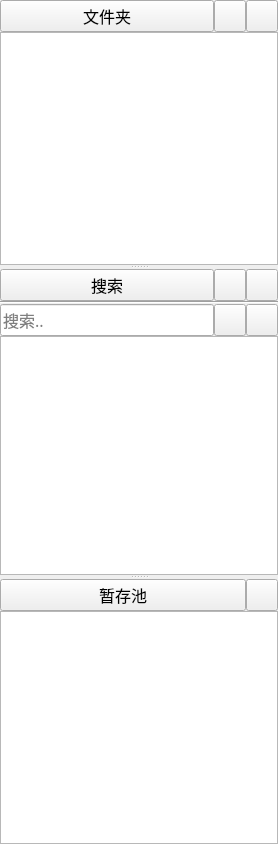
<?xml version="1.0" encoding="UTF-8"?>
<ui version="4.0">
    <class>FileManager</class>
    <widget class="QMainWindow" name="FileManager">
        <property name="geometry">
            <rect>
                <x>0</x>
                <y>0</y>
                <width>278</width>
                <height>844</height>
            </rect>
        </property>
        <property name="windowTitle">
            <string>MainWindow</string>
        </property>
        <widget class="QWidget" name="centralwidget">
            <layout class="QVBoxLayout" name="fileManagerLayout">
                <property name="spacing">
                    <number>0</number>
                </property>
                <property name="leftMargin">
                    <number>0</number>
                </property>
                <property name="topMargin">
                    <number>0</number>
                </property>
                <property name="rightMargin">
                    <number>0</number>
                </property>
                <property name="bottomMargin">
                    <number>0</number>
                </property>
                <item>
                    <widget class="QSplitter" name="splitter">
                        <property name="orientation">
                            <enum>Qt::Vertical</enum>
                        </property>
                        <widget class="RxAnimatedWidget" name="fileExplorer" native="true">
                            <property name="sizePolicy">
                                <sizepolicy hsizetype="Preferred" vsizetype="Minimum">
                                    <horstretch>0</horstretch>
                                    <verstretch>0</verstretch>
                                </sizepolicy>
                            </property>
                            <layout class="QVBoxLayout" name="fileExplorerLayout">
                                <property name="spacing">
                                    <number>0</number>
                                </property>
                                <property name="leftMargin">
                                    <number>0</number>
                                </property>
                                <property name="topMargin">
                                    <number>0</number>
                                </property>
                                <property name="rightMargin">
                                    <number>0</number>
                                </property>
                                <property name="bottomMargin">
                                    <number>0</number>
                                </property>
                                <item>
                                    <widget class="QWidget" name="fileExplorerTitleBar" native="true">
                                        <property name="minimumSize">
                                            <size>
                                                <width>0</width>
                                                <height>32</height>
                                            </size>
                                        </property>
                                        <property name="maximumSize">
                                            <size>
                                                <width>16777215</width>
                                                <height>32</height>
                                            </size>
                                        </property>
                                        <layout class="QHBoxLayout" name="fileExplorerTitleBarLayout">
                                            <property name="spacing">
                                                <number>0</number>
                                            </property>
                                            <property name="leftMargin">
                                                <number>0</number>
                                            </property>
                                            <property name="topMargin">
                                                <number>0</number>
                                            </property>
                                            <property name="rightMargin">
                                                <number>0</number>
                                            </property>
                                            <property name="bottomMargin">
                                                <number>0</number>
                                            </property>
                                            <item>
                                                <widget class="QPushButton" name="folderButton">
                                                    <property name="minimumSize">
                                                        <size>
                                                            <width>0</width>
                                                            <height>32</height>
                                                        </size>
                                                    </property>
                                                    <property name="maximumSize">
                                                        <size>
                                                            <width>16777215</width>
                                                            <height>32</height>
                                                        </size>
                                                    </property>
                                                    <property name="font">
                                                        <font>
                                                            <family>文泉驿等宽微米黑</family>
                                                            <pointsize>12</pointsize>
                                                        </font>
                                                    </property>
                                                    <property name="text">
                                                        <string>文件夹</string>
                                                    </property>
                                                </widget>
                                            </item>
                                            <item>
                                                <widget class="QPushButton" name="addFileButton">
                                                    <property name="minimumSize">
                                                        <size>
                                                            <width>32</width>
                                                            <height>32</height>
                                                        </size>
                                                    </property>
                                                    <property name="maximumSize">
                                                        <size>
                                                            <width>32</width>
                                                            <height>32</height>
                                                        </size>
                                                    </property>
                                                    <property name="text">
                                                        <string/>
                                                    </property>
                                                    <property name="icon">
                                                        <iconset resource="../../resources/app.qrc">
                                                            <normaloff>:/assets/new_file.svg</normaloff>
                                                            :/assets/new_file.svg
                                                        </iconset>
                                                    </property>
                                                </widget>
                                            </item>
                                            <item>
                                                <widget class="QPushButton" name="addFolderButton">
                                                    <property name="minimumSize">
                                                        <size>
                                                            <width>32</width>
                                                            <height>32</height>
                                                        </size>
                                                    </property>
                                                    <property name="maximumSize">
                                                        <size>
                                                            <width>32</width>
                                                            <height>32</height>
                                                        </size>
                                                    </property>
                                                    <property name="text">
                                                        <string/>
                                                    </property>
                                                    <property name="icon">
                                                        <iconset resource="../../resources/app.qrc">
                                                            <normaloff>:/assets/new_folder.svg</normaloff>
                                                            :/assets/new_folder.svg
                                                        </iconset>
                                                    </property>
                                                </widget>
                                            </item>
                                        </layout>
                                    </widget>
                                </item>
                                <item>
                                    <widget class="QTreeView" name="fileExplorerBox"/>
                                </item>
                            </layout>
                        </widget>
                        <widget class="QWidget" name="search" native="true">
                            <layout class="QVBoxLayout" name="searchLayout">
                                <property name="spacing">
                                    <number>0</number>
                                </property>
                                <property name="leftMargin">
                                    <number>0</number>
                                </property>
                                <property name="topMargin">
                                    <number>0</number>
                                </property>
                                <property name="rightMargin">
                                    <number>0</number>
                                </property>
                                <property name="bottomMargin">
                                    <number>0</number>
                                </property>
                                <item>
                                    <widget class="QWidget" name="searchTitleBar" native="true">
                                        <property name="minimumSize">
                                            <size>
                                                <width>0</width>
                                                <height>32</height>
                                            </size>
                                        </property>
                                        <property name="maximumSize">
                                            <size>
                                                <width>16777215</width>
                                                <height>32</height>
                                            </size>
                                        </property>
                                        <layout class="QHBoxLayout" name="searchTitleBarLayout">
                                            <property name="spacing">
                                                <number>0</number>
                                            </property>
                                            <property name="leftMargin">
                                                <number>0</number>
                                            </property>
                                            <property name="topMargin">
                                                <number>0</number>
                                            </property>
                                            <property name="rightMargin">
                                                <number>0</number>
                                            </property>
                                            <property name="bottomMargin">
                                                <number>0</number>
                                            </property>
                                            <item>
                                                <widget class="QPushButton" name="searchAreaButton">
                                                    <property name="minimumSize">
                                                        <size>
                                                            <width>0</width>
                                                            <height>32</height>
                                                        </size>
                                                    </property>
                                                    <property name="maximumSize">
                                                        <size>
                                                            <width>16777215</width>
                                                            <height>32</height>
                                                        </size>
                                                    </property>
                                                    <property name="font">
                                                        <font>
                                                            <family>文泉驿等宽微米黑</family>
                                                            <pointsize>12</pointsize>
                                                        </font>
                                                    </property>
                                                    <property name="text">
                                                        <string>搜索</string>
                                                    </property>
                                                </widget>
                                            </item>
                                            <item>
                                                <widget class="QPushButton" name="reloadSearchButton">
                                                    <property name="minimumSize">
                                                        <size>
                                                            <width>32</width>
                                                            <height>32</height>
                                                        </size>
                                                    </property>
                                                    <property name="maximumSize">
                                                        <size>
                                                            <width>32</width>
                                                            <height>32</height>
                                                        </size>
                                                    </property>
                                                    <property name="text">
                                                        <string/>
                                                    </property>
                                                    <property name="icon">
                                                        <iconset resource="../../resources/app.qrc">
                                                            <normaloff>:/assets/reload.svg</normaloff>
                                                            :/assets/reload.svg
                                                        </iconset>
                                                    </property>
                                                    <property name="iconSize">
                                                        <size>
                                                            <width>16</width>
                                                            <height>16</height>
                                                        </size>
                                                    </property>
                                                </widget>
                                            </item>
                                            <item>
                                                <widget class="QPushButton" name="clearSearchButton">
                                                    <property name="minimumSize">
                                                        <size>
                                                            <width>32</width>
                                                            <height>32</height>
                                                        </size>
                                                    </property>
                                                    <property name="maximumSize">
                                                        <size>
                                                            <width>32</width>
                                                            <height>32</height>
                                                        </size>
                                                    </property>
                                                    <property name="text">
                                                        <string/>
                                                    </property>
                                                    <property name="icon">
                                                        <iconset resource="../../resources/app.qrc">
                                                            <normaloff>:/assets/delete.svg</normaloff>
                                                            :/assets/delete.svg
                                                        </iconset>
                                                    </property>
                                                </widget>
                                            </item>
                                        </layout>
                                    </widget>
                                </item>
                                <item>
                                    <widget class="RxAnimatedWidget" name="searchAreaWidget" native="true">
                                        <property name="sizePolicy">
                                            <sizepolicy hsizetype="Preferred" vsizetype="Minimum">
                                                <horstretch>0</horstretch>
                                                <verstretch>0</verstretch>
                                            </sizepolicy>
                                        </property>
                                        <layout class="QVBoxLayout" name="searchAreaLayout">
                                            <property name="spacing">
                                                <number>0</number>
                                            </property>
                                            <property name="leftMargin">
                                                <number>0</number>
                                            </property>
                                            <property name="topMargin">
                                                <number>0</number>
                                            </property>
                                            <property name="rightMargin">
                                                <number>0</number>
                                            </property>
                                            <property name="bottomMargin">
                                                <number>0</number>
                                            </property>
                                            <item>
                                                <widget class="Line" name="line">
                                                    <property name="orientation">
                                                        <enum>Qt::Horizontal</enum>
                                                    </property>
                                                </widget>
                                            </item>
                                            <item>
                                                <widget class="QWidget" name="searchBar" native="true">
                                                    <property name="minimumSize">
                                                        <size>
                                                            <width>0</width>
                                                            <height>32</height>
                                                        </size>
                                                    </property>
                                                    <property name="maximumSize">
                                                        <size>
                                                            <width>16777215</width>
                                                            <height>32</height>
                                                        </size>
                                                    </property>
                                                    <layout class="QHBoxLayout" name="horizontalLayout">
                                                        <property name="spacing">
                                                            <number>0</number>
                                                        </property>
                                                        <property name="leftMargin">
                                                            <number>0</number>
                                                        </property>
                                                        <property name="topMargin">
                                                            <number>0</number>
                                                        </property>
                                                        <property name="rightMargin">
                                                            <number>0</number>
                                                        </property>
                                                        <property name="bottomMargin">
                                                            <number>0</number>
                                                        </property>
                                                        <item>
                                                            <widget class="QLineEdit" name="searchBox">
                                                                <property name="minimumSize">
                                                                    <size>
                                                                        <width>0</width>
                                                                        <height>32</height>
                                                                    </size>
                                                                </property>
                                                                <property name="maximumSize">
                                                                    <size>
                                                                        <width>16777215</width>
                                                                        <height>32</height>
                                                                    </size>
                                                                </property>
                                                                <property name="font">
                                                                    <font>
                                                                        <family>文泉驿等宽微米黑</family>
                                                                        <pointsize>12</pointsize>
                                                                    </font>
                                                                </property>
                                                                <property name="placeholderText">
                                                                    <string>搜索..</string>
                                                                </property>
                                                            </widget>
                                                        </item>
                                                        <item>
                                                            <widget class="QPushButton" name="RegexButton">
                                                                <property name="minimumSize">
                                                                    <size>
                                                                        <width>32</width>
                                                                        <height>32</height>
                                                                    </size>
                                                                </property>
                                                                <property name="maximumSize">
                                                                    <size>
                                                                        <width>32</width>
                                                                        <height>32</height>
                                                                    </size>
                                                                </property>
                                                                <property name="font">
                                                                    <font>
                                                                        <family>文泉驿等宽微米黑</family>
                                                                        <pointsize>12</pointsize>
                                                                    </font>
                                                                </property>
                                                                <property name="text">
                                                                    <string/>
                                                                </property>
                                                                <property name="icon">
                                                                    <iconset resource="../../resources/app.qrc">
                                                                        <normaloff>:/assets/regex.svg</normaloff>
                                                                        :/assets/regex.svg
                                                                    </iconset>
                                                                </property>
                                                            </widget>
                                                        </item>
                                                        <item>
                                                            <widget class="QPushButton" name="CaseSensitiveButton">
                                                                <property name="minimumSize">
                                                                    <size>
                                                                        <width>32</width>
                                                                        <height>32</height>
                                                                    </size>
                                                                </property>
                                                                <property name="maximumSize">
                                                                    <size>
                                                                        <width>32</width>
                                                                        <height>32</height>
                                                                    </size>
                                                                </property>
                                                                <property name="text">
                                                                    <string/>
                                                                </property>
                                                                <property name="icon">
                                                                    <iconset resource="../../resources/app.qrc">
                                                                        <normaloff>
                                                                            :/assets/casesensitive.svg</normaloff>
                                                                        :/assets/casesensitive.svg
                                                                    </iconset>
                                                                </property>
                                                            </widget>
                                                        </item>
                                                    </layout>
                                                </widget>
                                            </item>
                                            <item>
                                                <widget class="QListWidget" name="searchResultList">
                                                    <property name="sizePolicy">
                                                        <sizepolicy hsizetype="Expanding" vsizetype="Minimum">
                                                            <horstretch>0</horstretch>
                                                            <verstretch>0</verstretch>
                                                        </sizepolicy>
                                                    </property>
                                                </widget>
                                            </item>
                                        </layout>
                                    </widget>
                                </item>
                            </layout>
                        </widget>
                        <widget class="QWidget" name="tempStack" native="true">
                            <layout class="QVBoxLayout" name="verticalLayout_2">
                                <property name="spacing">
                                    <number>0</number>
                                </property>
                                <property name="leftMargin">
                                    <number>0</number>
                                </property>
                                <property name="topMargin">
                                    <number>0</number>
                                </property>
                                <property name="rightMargin">
                                    <number>0</number>
                                </property>
                                <property name="bottomMargin">
                                    <number>0</number>
                                </property>
                                <item>
                                    <widget class="QWidget" name="tempStackTitleBar" native="true">
                                        <property name="minimumSize">
                                            <size>
                                                <width>0</width>
                                                <height>32</height>
                                            </size>
                                        </property>
                                        <property name="maximumSize">
                                            <size>
                                                <width>16777215</width>
                                                <height>32</height>
                                            </size>
                                        </property>
                                        <layout class="QHBoxLayout" name="tempStackTitleBarLayout">
                                            <property name="spacing">
                                                <number>0</number>
                                            </property>
                                            <property name="leftMargin">
                                                <number>0</number>
                                            </property>
                                            <property name="topMargin">
                                                <number>0</number>
                                            </property>
                                            <property name="rightMargin">
                                                <number>0</number>
                                            </property>
                                            <property name="bottomMargin">
                                                <number>0</number>
                                            </property>
                                            <item>
                                                <widget class="QPushButton" name="tempStackButton">
                                                    <property name="minimumSize">
                                                        <size>
                                                            <width>0</width>
                                                            <height>32</height>
                                                        </size>
                                                    </property>
                                                    <property name="maximumSize">
                                                        <size>
                                                            <width>16777215</width>
                                                            <height>32</height>
                                                        </size>
                                                    </property>
                                                    <property name="font">
                                                        <font>
                                                            <family>文泉驿等宽微米黑</family>
                                                            <pointsize>12</pointsize>
                                                        </font>
                                                    </property>
                                                    <property name="text">
                                                        <string>暂存池</string>
                                                    </property>
                                                    <property name="flat">
                                                        <bool>false</bool>
                                                    </property>
                                                </widget>
                                            </item>
                                            <item>
                                                <widget class="QPushButton" name="newTempDataButton">
                                                    <property name="minimumSize">
                                                        <size>
                                                            <width>32</width>
                                                            <height>32</height>
                                                        </size>
                                                    </property>
                                                    <property name="maximumSize">
                                                        <size>
                                                            <width>32</width>
                                                            <height>32</height>
                                                        </size>
                                                    </property>
                                                    <property name="text">
                                                        <string/>
                                                    </property>
                                                    <property name="icon">
                                                        <iconset resource="../../resources/app.qrc">
                                                            <normaloff>:/assets/new_file.svg</normaloff>
                                                            :/assets/new_file.svg
                                                        </iconset>
                                                    </property>
                                                </widget>
                                            </item>
                                        </layout>
                                    </widget>
                                </item>
                                <item>
                                    <widget class="RxAnimatedWidget" name="tempStackArea" native="true">
                                        <layout class="QVBoxLayout" name="temeStackAreaLayout">
                                            <property name="spacing">
                                                <number>0</number>
                                            </property>
                                            <property name="leftMargin">
                                                <number>0</number>
                                            </property>
                                            <property name="topMargin">
                                                <number>0</number>
                                            </property>
                                            <property name="rightMargin">
                                                <number>0</number>
                                            </property>
                                            <property name="bottomMargin">
                                                <number>0</number>
                                            </property>
                                            <item>
                                                <widget class="QListWidget" name="tempStackList">
                                                    <property name="sizePolicy">
                                                        <sizepolicy hsizetype="Expanding" vsizetype="Minimum">
                                                            <horstretch>0</horstretch>
                                                            <verstretch>0</verstretch>
                                                        </sizepolicy>
                                                    </property>
                                                    <property name="frameShape">
                                                        <enum>QFrame::StyledPanel</enum>
                                                    </property>
                                                </widget>
                                            </item>
                                        </layout>
                                    </widget>
                                </item>
                            </layout>
                        </widget>
                    </widget>
                </item>
            </layout>
        </widget>
    </widget>
    <customwidgets>
        <customwidget>
            <class>RxAnimatedWidget</class>
            <extends>QWidget</extends>
            <header location="global">RxAnimatedWidget.h</header>
            <container>1</container>
        </customwidget>
    </customwidgets>
    <resources>
        <include location="../../resources/app.qrc"/>
    </resources>
    <connections/>
</ui>
